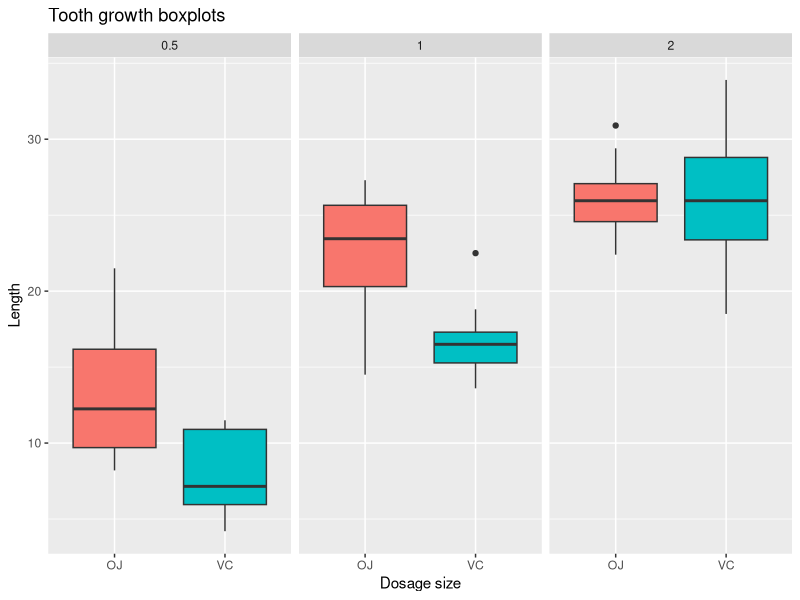
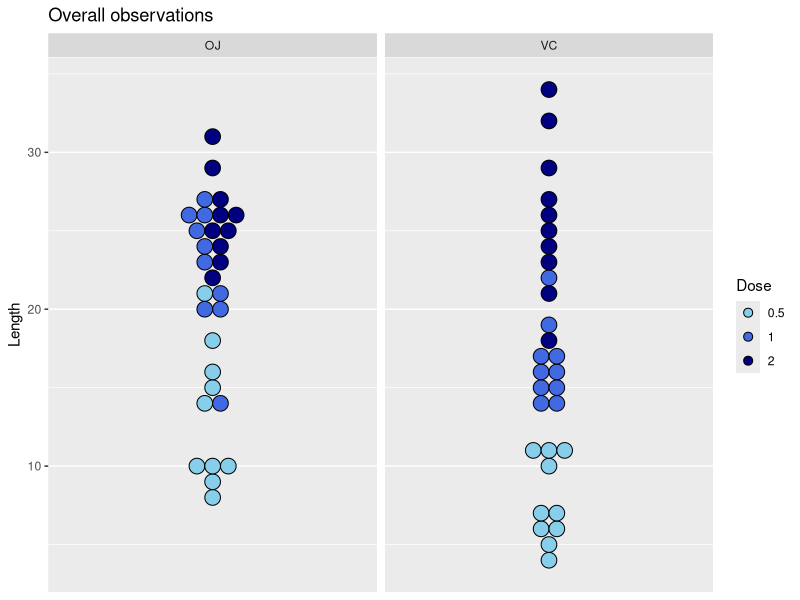

R code for these plots, in order:
## ---- chunk 1
knitr::opts_chunk$set(echo = TRUE, cache = TRUE, warning = FALSE)
library(ggplot2)
library(grid)
library(gridExtra)
library(tidyr)
library(dplyr)
## ---- chunk 2
head(ToothGrowth)
## ---- chunk 3
g1 <- ggplot(ToothGrowth, aes(x = supp, y = len, fill = supp)) + geom_boxplot() + facet_grid(. ~ dose) + ggtitle("Tooth growth boxplots") + xlab("Dosage size") + ylab("Length") + guides(fill = "none")
g1

## ---- chunk 4
g3 <- ggplot(ToothGrowth, aes(y = len, x = 1, fill = factor(dose))) + geom_dotplot(binwidth= 1, method = "histodot", binaxis = "y", stackgroups = TRUE, stackdir = "center") + facet_grid(. ~ supp) + ggtitle("Overall observations") + xlab("Supplement") + ylab("Length") + scale_fill_manual(values = c("skyblue", "royalblue", "navy"), name = "Dose") + scale_x_continuous(NULL, breaks = NULL)
g3
## ---- chunk 5
tg <- tbl_df(ToothGrowth)
tg <- group_by(tg, dose, supp)
summarise(tg, n(), min(len), max(len), mean(len))
